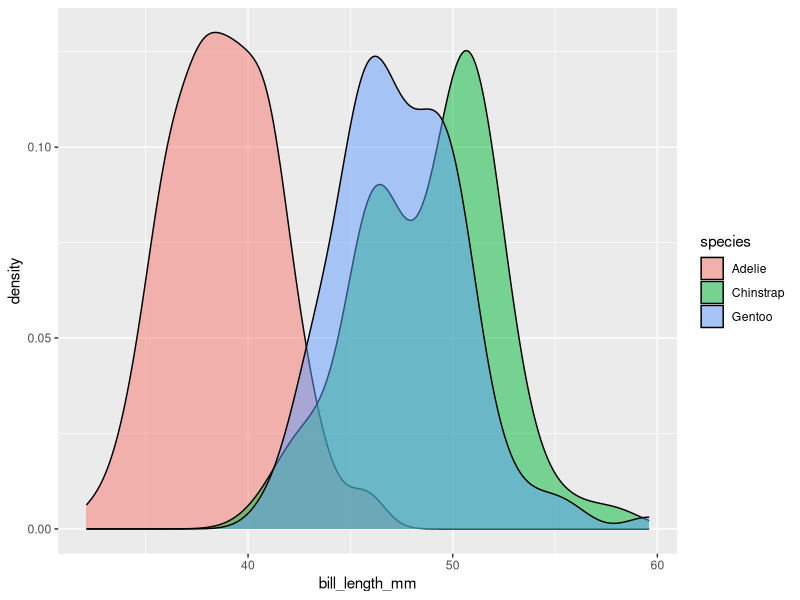
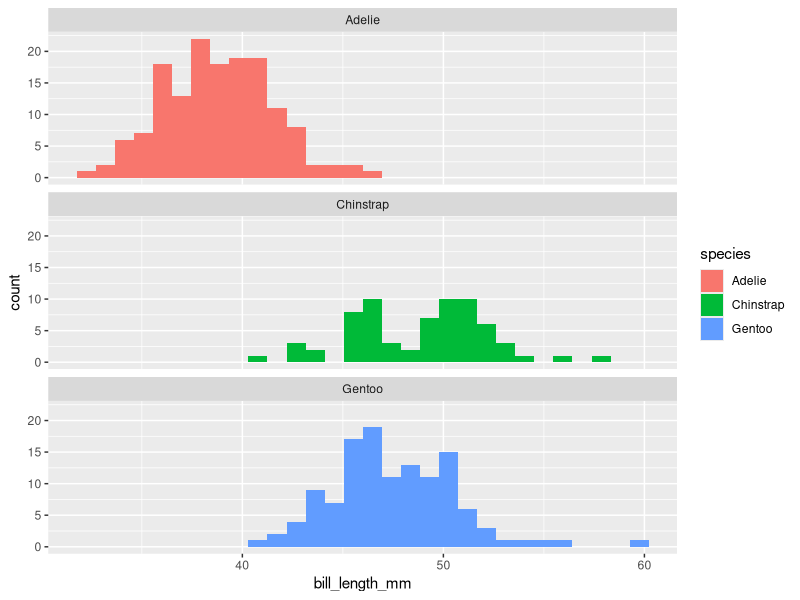
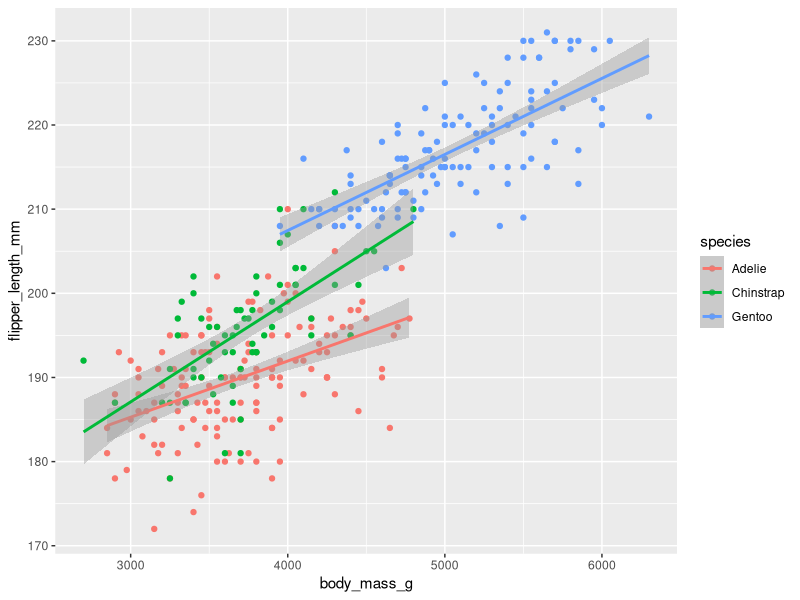
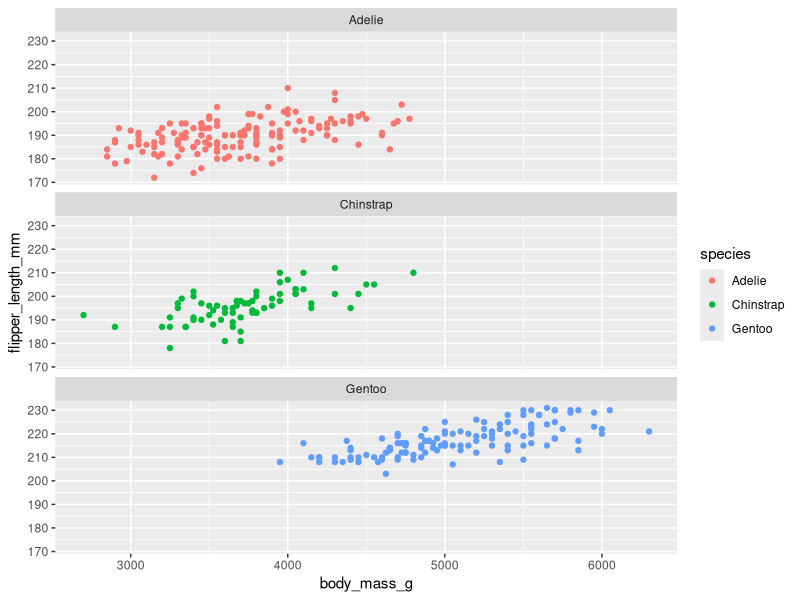
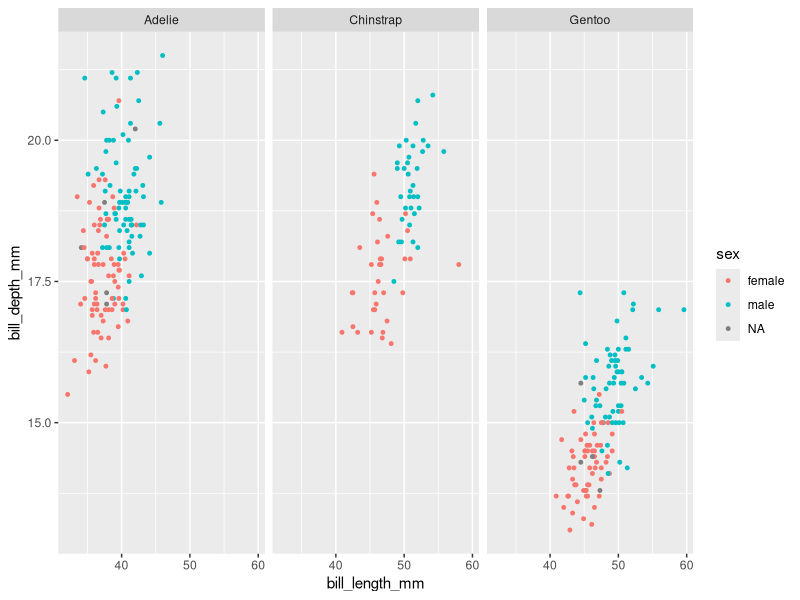
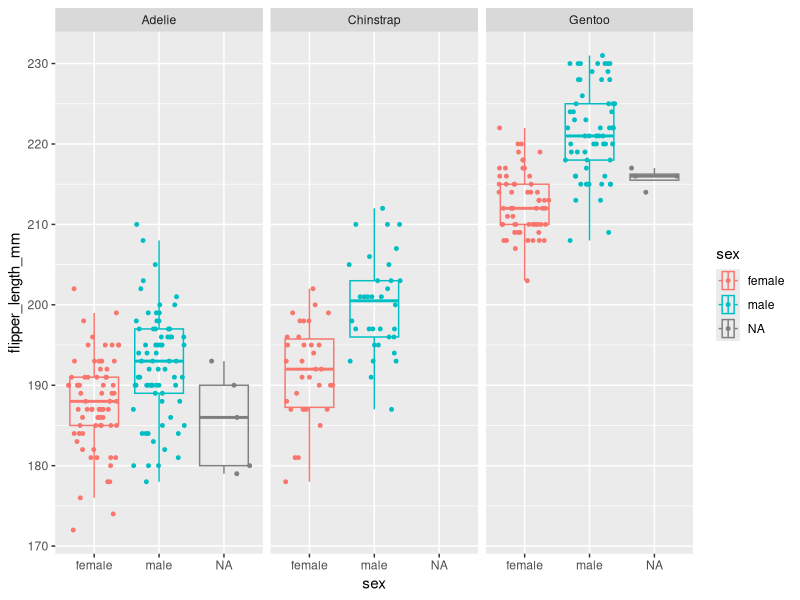
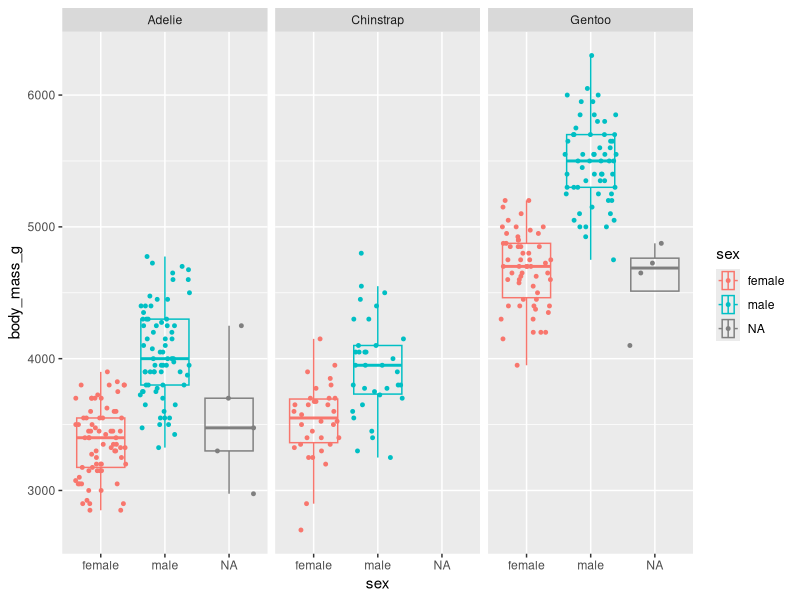

Generate these figures, in order, with R:
## ---- chunk 1
library(palmerpenguins) #install.packages("palmerpenguins")
library(tidyverse)
## ---- chunk 2
summary(penguins)
## ---- chunk 3
penguins %>%
  ggplot() +
  geom_density(mapping = aes(x = bill_length_mm, fill=species), alpha=0.5)
## ---- chunk 4
penguins %>%
  ggplot() +
  geom_histogram(mapping = aes(x = bill_length_mm, fill=species)) +
  facet_wrap(~species, nrow=3)
## ---- chunk 5
penguins %>%
  ggplot(mapping = aes(x = body_mass_g, y = flipper_length_mm, color = species)) +
  geom_point() +
  geom_smooth(method = "lm")
## ---- chunk 6
penguins %>%
  ggplot() +
  geom_point(mapping = aes(x = body_mass_g, y = flipper_length_mm, color = species)) +
  facet_wrap(~species, nrow=3)
## ---- chunk 7
penguins %>%
  ggplot(mapping = aes(x = bill_length_mm, y=bill_depth_mm, color=sex)) +
  geom_point(size=1) +
  facet_wrap(~species)

#Use histrogram for one variable plotted with itself
penguins %>%
  ggplot(mapping = aes(x=flipper_length_mm, y=sex, color=sex)) +
  geom_boxplot(outlier.alpha = 0, alpha=0) +
  geom_jitter(width = 0, size=1) +
  coord_flip() +
  facet_wrap(~species)

penguins %>%
  ggplot(mapping = aes(x=body_mass_g, y=sex, color=sex)) +
  geom_boxplot(outlier.alpha = 0, alpha=0) +
  geom_jitter(width = 0, size=1) +
  coord_flip() +
  facet_wrap(~species)
